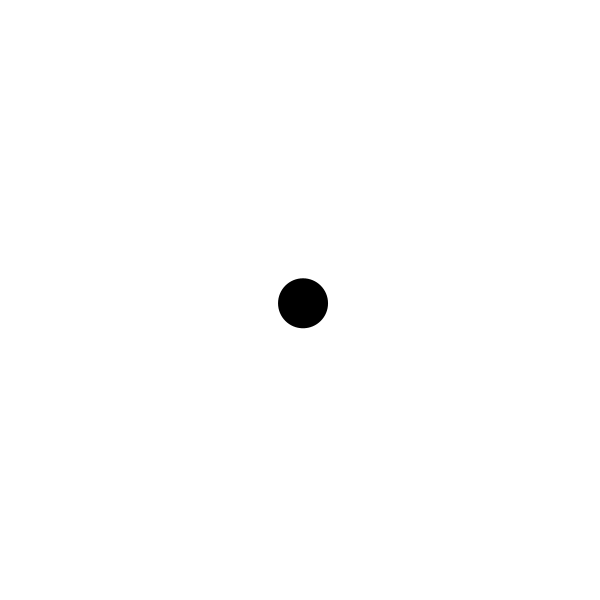
Frame 1 (no input)
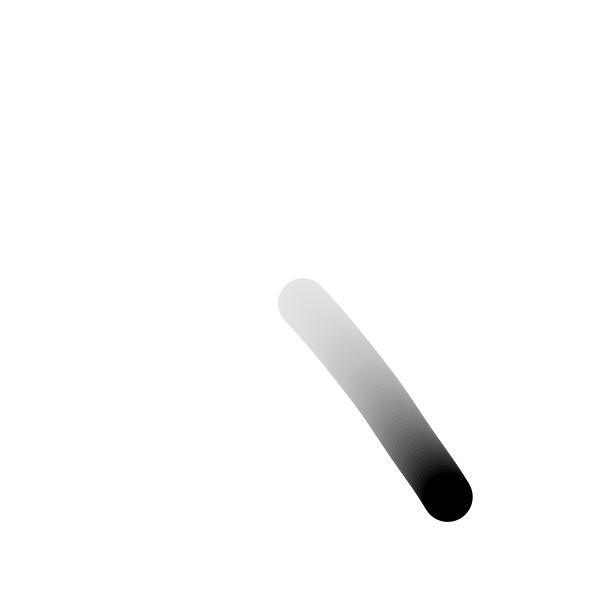
Frame 60 (the mouse pressed at the canvas centre just before this capture)
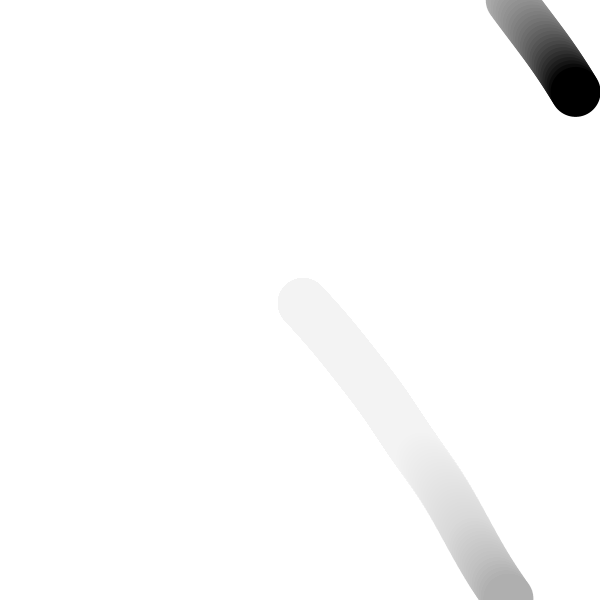
Frame 120 (the mouse held since frame 60 and released just before this capture)

The Processing sketch that drew these frames (run headless with seeded random() and noise(); from frame 60 on, the mouse is pressed at the canvas centre):

// Processing sketch: noc_vector002
// ── noc_vector002.pde
Ball b;

void setup(){
  size(600, 600);
  background(255);
  noStroke();
  b = new Ball(50);
}

void draw(){
  // 背景
  fill(255, 255, 255, 10);
  rect(0, 0, width, height);
  
  // 円
  b.update();
  b.checkEdges();
  b.display();
}

class Ball{
  int r, top;
  float tx, ty;
  PVector t;
  PVector loc;
  PVector acc;
  
  Ball(int _r){
    r = _r;
    top = 10;
    t = new PVector(0.0, 10000.0);
    loc = new PVector(width/2, height/2);
    acc = new PVector(0, 0);  
  }
  
  void update(){
    acc.x = map(noise(t.x), 0, 1, 0, 5);
    acc.y = map(noise(t.y), 0, 1, 0, 5);
    loc.add(acc);
    t.add(0.01, 0,01);
  }
  
  void display(){
    fill(0);
    ellipse(loc.x, loc.y, r, r);
  }
  
  void checkEdges(){
    if(loc.x > width){
      loc.x = 0;
    } else if(loc.x < 0){
      loc.x = width;
    }
    
    if(loc.y > height){
      loc.y = 0;
    } else if(loc.y < 0){
      loc.y = height;
    }
    
  }
}
